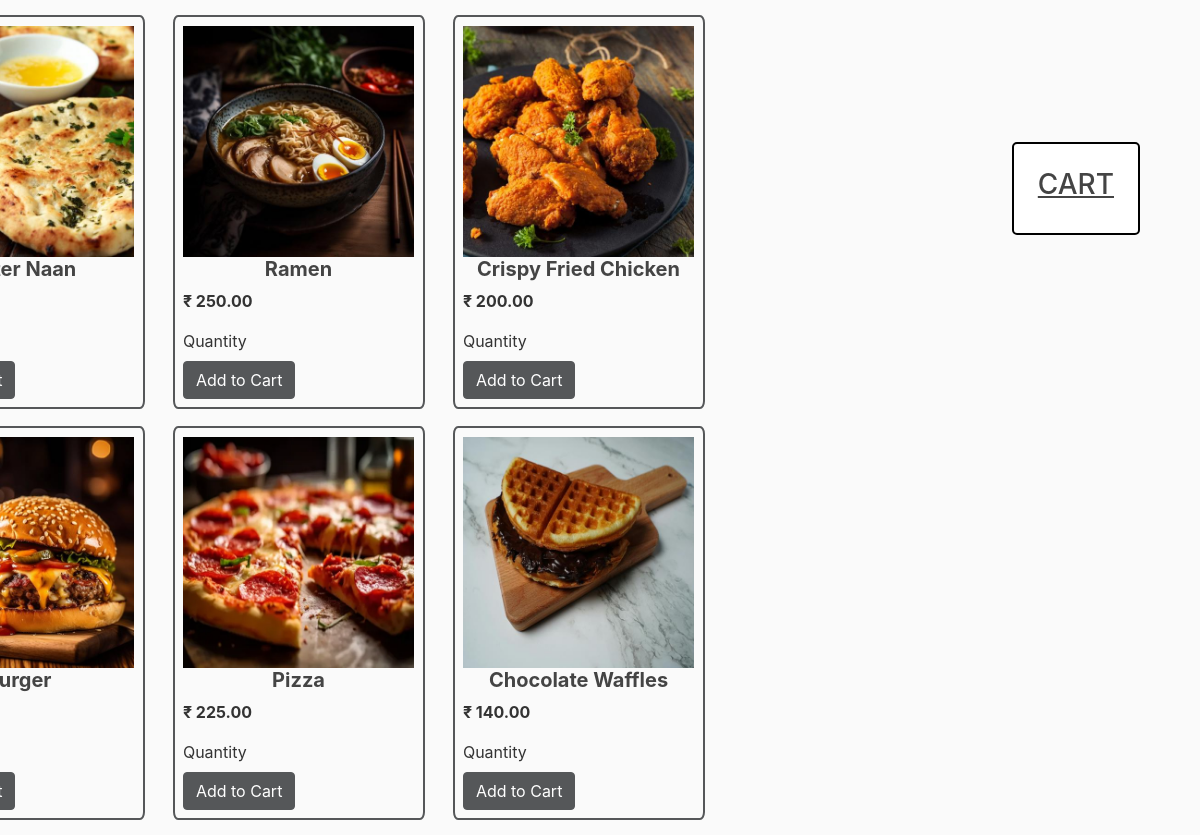
Before: /menu/ (signed in, middle part) with the older database file.
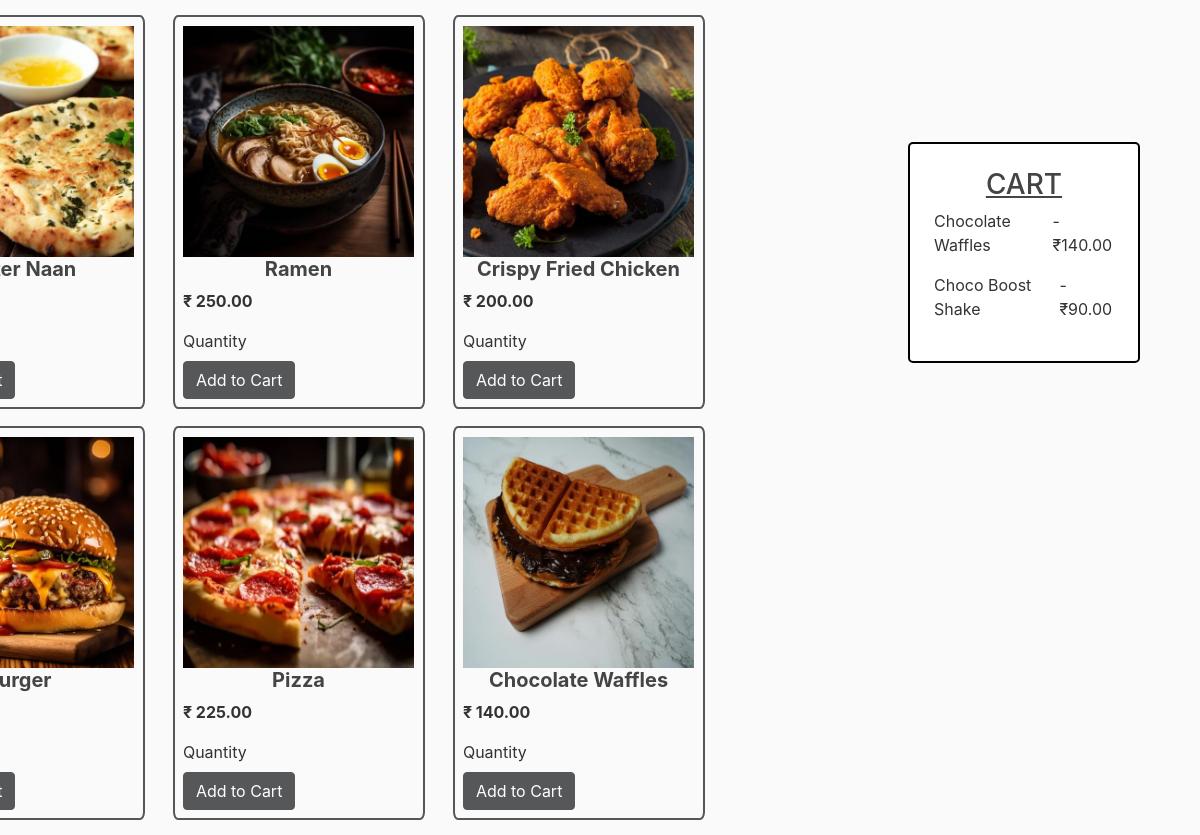
After: the same page with the newer database file.
### menu/models.py (models this page shows, shortened)
class Menu(models.Model):
    title = models.CharField(max_length=100)
    content = models.TextField()
    date_posted = models.DateTimeField(default=timezone.now)
    price = models.DecimalField(max_digits=10, decimal_places=2)
    image = models.ImageField(default="menu/default.jpg", upload_to="menu")

class Cart(models.Model):
    user = models.ForeignKey(User, on_delete=models.CASCADE)
    menu = models.ForeignKey(Menu, on_delete=models.CASCADE)
    menuQty = models.IntegerField(null=False, blank=False)
    date = models.DateTimeField(auto_now_add=True)

### menu/views.py (the view)
# urls.py: path('menu/', MenuListView.as_view(), name='menu'),
class MenuListView(LoginRequiredMixin, ListView):
    model = Menu
    template_name = "menu/menu.html"
    context_object_name = "menuItems"
    form_class = SearchForm
    def get_queryset(self):
        queryset = super().get_queryset()
        query = self.request.GET.get('query')
        if query:
            queryset = queryset.filter(
                Q(title__icontains=query) | Q(content__icontains=query)
            )
        return queryset
    def get_context_data(self, **kwargs):
        context = super().get_context_data(**kwargs)
        form = SearchForm(self.request.GET or None)
        context['form'] = form
        cart_items = Cart.objects.filter(user=self.request.user)
        context['cartItems'] = cart_items
        return context

### menu/templates/menu/menu.html (shortened to what this page needs)
{% extends "menu/base.html" %}
{% load static %}
{% block head %}
<link rel="stylesheet" href="{% static 'menu/menu.css' %}" />
{% endblock head %}
{% load crispy_forms_tags %}
{% block content %}
<div class="menuContain">
  <div class="menuPage">
    {% for menu in menuItems %}
    {% url 'menu-detail' menu.pk as menu_detail_url %}
    <div class="menuCard">
      <img src="{{menu.image.url}}" alt="{{menu.title}}" class="cardImage"
        onclick="window.location.href='{{ menu_detail_url }}'" style="cursor: pointer" />
      <div class="cardBody">
        <h5 class="cardTitle" onclick="window.location.href='{{ menu_detail_url }}'" style="cursor: pointer">
          {{menu.title}}
        </h5>
        <p class="card-text"><strong>₹ {{menu.price}}</strong></p>
        <div class="cartBtns">
          <label for="Quantity">Quantity</label>
          <div class="addBtnGroup">
            <button type="button" class="btn btn-primary addtoCart">
              Add to Cart
            </button>
          </div>
        </div>
      </div>
    </div>
    {% endfor %}
  </div>
  <div class="cartItems">
    <h3 style="text-align: center;text-decoration: underline;">CART</h3>
    {% for item in cartItems %}
    <div class="cartItem">
      <p>{{ item.menu.title }} </p>
      <p> - ₹{{ item.menu.price }}</p>
    </div>
    {% endfor %}
  </div>
</div>
{% endblock content %}

Changed rows visible on the page:
added Cart: menu "Chocolate Waffles", menu.price "140.00"
added Cart: menu "Choco Boost Shake", menu.price "90.00"
